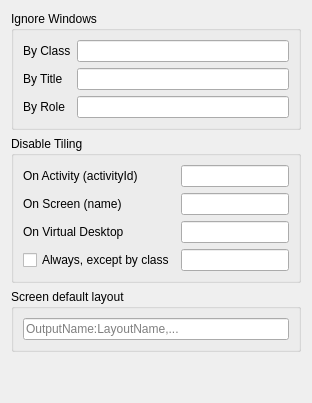
     <widget class="QWidget" name="_5_rulesTab">
      <attribute name="title">
       <string>Rules</string>
      </attribute>
      <layout class="QVBoxLayout" name="verticalLayout_2">
       <item>
        <widget class="QGroupBox" name="groupBox_5">
         <property name="title">
          <string>Ignore Windows</string>
         </property>
         <layout class="QGridLayout" name="gridLayout_5">
          <item row="1" column="0">
           <widget class="QLabel" name="ignoreTitleLabel">
            <property name="text">
             <string>By Title</string>
            </property>
           </widget>
          </item>
          <item row="0" column="0">
           <widget class="QLabel" name="ignoreClassLabel">
            <property name="text">
             <string>By Class</string>
            </property>
           </widget>
          </item>
          <item row="0" column="1">
           <widget class="QLineEdit" name="kcfg_ignoreClass">
            <property name="toolTip">
             <string>Comma-separated list of window classes. Matching windows will not be tiled. These classes are always ignored: krunner, yakuake, spectacle, kded5, xwaylandvideobridge, plasmashell, ksplashqml, org.kde.plasmashell, org.kde.polkit-kde-authentication-agent-1, org.kde.kruler, kruler, kwin_wayland, ksmserver-logout-greeter, org.krohnkite.configurator</string>
            </property>
           </widget>
          </item>
          <item row="1" column="1">
           <widget class="QLineEdit" name="kcfg_ignoreTitle">
            <property name="toolTip">
             <string>Comma-separated list of keywords(or substrings). Any windows with matching title will not be tiled.</string>
            </property>
           </widget>
          </item>
          <item row="2" column="0">
           <widget class="QLabel" name="ignoreRoleLabel">
            <property name="text">
             <string>By Role</string>
            </property>
           </widget>
          </item>
          <item row="2" column="1">
           <widget class="QLineEdit" name="kcfg_ignoreRole"/>
          </item>
         </layout>
        </widget>
       </item>
       <item>
        <widget class="QGroupBox" name="groupBox_7">
         <property name="title">
          <string>Disable Tiling</string>
         </property>
         <layout class="QGridLayout" name="gridLayout_7">
          <item row="0" column="1">
           <widget class="QLineEdit" name="kcfg_ignoreActivity">
            <property name="toolTip">
             <string>&lt;html&gt;&lt;head/&gt;&lt;body&gt;&lt;p&gt;Comma-separated list of activity IDs. See Readme or Issue #125 to know IDs. Windows in corresponding activities will not be tiled.&lt;/p&gt;&lt;/body&gt;&lt;/html&gt;</string>
            </property>
           </widget>
          </item>
          <item row="0" column="0">
           <widget class="QLabel" name="ignoreActivityLabel">
            <property name="text">
             <string>On Activity (activityId)</string>
            </property>
           </widget>
          </item>
          <item row="1" column="0">
           <widget class="QLabel" name="ignoreScreenLabel">
            <property name="text">
             <string>On Screen (name)</string>
            </property>
           </widget>
          </item>
          <item row="1" column="1">
           <widget class="QLineEdit" name="kcfg_ignoreScreen">
            <property name="toolTip">
             <string>Comma-separated list of screen names. Windows in corresponding screens will not be tiled.</string>
            </property>
           </widget>
          </item>
          <item row="2" column="0">
           <widget class="QLabel" name="ignoreDesktopLabel">
            <property name="text">
             <string>On Virtual Desktop</string>
            </property>
           </widget>
          </item>
          <item row="2" column="1">
           <widget class="QLineEdit" name="kcfg_ignoreVDesktop">
            <property name="toolTip">
             <string>Comma-separated list of Virtual Desktops names. Windows corresponding to these will not be tiled.</string>
            </property>
           </widget>
          </item>
          <item row="3" column="0">
           <widget class="QCheckBox" name="kcfg_tileNothing">
            <property name="text">
             <string>Always, except by class</string>
            </property>
            <property name="checked">
             <bool>false</bool>
            </property>
           </widget>
          </item>
          <item row="3" column="1">
           <widget class="QLineEdit" name="kcfg_tilingClass">
            <property name="toolTip">
             <string>Comma-separated list of window classes. Matching windows will become tiled automatically.</string>
            </property>
           </widget>
          </item>
         </layout>
        </widget>
       </item>
       <item>
        <widget class="QGroupBox" name="groupBox_11">
         <property name="title">
          <string>Screen default layout</string>
         </property>
         <layout class="QGridLayout" name="gridLayout_11">
          <item row="0" column="0">
           <widget class="QLineEdit" name="kcfg_screenDefaultLayout">
            <property name="toolTip">
             <string>&lt;html&gt;&lt;head/&gt;&lt;body&gt;&lt;p&gt;Comma-separated list OutputName:LayoutName. 'Layout' word can be omit. &lt;/p&gt;&lt;p&gt;2 monitors example: HDMI-A-1:spread,DP-2:tile&lt;/p&gt;&lt;p&gt;Example with desktop name: HDMI-A-1:Desktop 1:1,HDMI-A-1:Desktop 2:columns&lt;/p&gt;&lt;/body&gt;&lt;/html&gt;</string>
            </property>
            <property name="placeholderText">
             <string>OutputName:LayoutName,...</string>
            </property>
           </widget>
          </item>
         </layout>
        </widget>
       </item>
       <item>
        <spacer name="verticalSpacer_4">
         <property name="orientation">
          <enum>Qt::Orientation::Vertical</enum>
         </property>
         <property name="sizeHint" stdset="0">
          <size>
           <width>20</width>
           <height>40</height>
          </size>
         </property>
        </spacer>
       </item>
      </layout>
     </widget>
